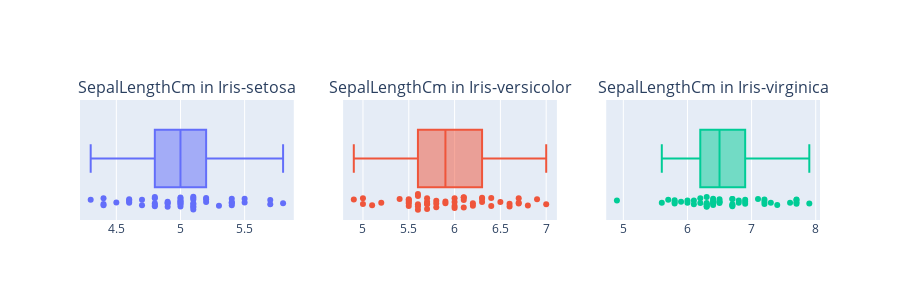

The code cell stored with this chart in its notebook:
### Code cell
# Create subplots
fig = sp.make_subplots(rows=1, cols=3, subplot_titles=("SepalLengthCm in Iris-setosa", "SepalLengthCm in Iris-versicolor", "SepalLengthCm in Iris-virginica"))

# Plot boxplots
for i, df in enumerate([df_setosa, df_versicolor, df_virginica]):
    trace = go.Box(x=df["SepalLengthCm"], boxpoints="all", orientation='h', name='')
    fig.add_trace(trace, row=1, col=i+1)

# Update the layout
fig.update_layout(showlegend=False, height=300, width=900)

# Show the plot
fig.show()

### Figure 1 — Plotly figure (JSON) as saved in the notebook; plotly's stock layout.template omitted (floating-point values rounded to 4 significant figures)
{"data": [{"boxpoints": "all", "name": "", "orientation": "h", "type": "box", "x": [5.1, 4.9, 4.7, 4.6, 5, 5.4, 4.6, 5, 4.4, 4.9, 5.4, 4.8, 4.8, 4.3, 5.8, 5.7, 5.4, 5.1, 5.7, 5.1, 5.4, 5.1, 4.6, 5.1, 4.8, 5, 5, 5.2, 5.2, 4.7, 4.8, 5.4, 5.2, 5.5, 4.9, 5, 5.5, 4.9, 4.4, 5.1, 5, 4.5, 4.4, 5, 5.1, 4.8, 5.1, 4.6, 5.3, 5], "xaxis": "x", "yaxis": "y"}, {"boxpoints": "all", "name": "", "orientation": "h", "type": "box", "x": [7, 6.4, 6.9, 5.5, 6.5, 5.7, 6.3, 4.9, 6.6, 5.2, 5, 5.9, 6, 6.1, 5.6, 6.7, 5.6, 5.8, 6.2, 5.6, 5.9, 6.1, 6.3, 6.1, 6.4, 6.6, 6.8, 6.7, 6, 5.7, 5.5, 5.5, 5.8, 6, 5.4, 6, 6.7, 6.3, 5.6, 5.5, 5.5, 6.1, 5.8, 5, 5.6, 5.7, 5.7, 6.2, 5.1, 5.7], "xaxis": "x2", "yaxis": "y2"}, {"boxpoints": "all", "name": "", "orientation": "h", "type": "box", "x": [6.3, 5.8, 7.1, 6.3, 6.5, 7.6, 4.9, 7.3, 6.7, 7.2, 6.5, 6.4, 6.8, 5.7, 5.8, 6.4, 6.5, 7.7, 7.7, 6, 6.9, 5.6, 7.7, 6.3, 6.7, 7.2, 6.2, 6.1, 6.4, 7.2, 7.4, 7.9, 6.4, 6.3, 6.1, 7.7, 6.3, 6.4, 6, 6.9, 6.7, 6.9, 5.8, 6.8, 6.7, 6.7, 6.3, 6.5, 6.2, 5.9], "xaxis": "x3", "yaxis": "y3"}], "layout": {"annotations": [{"font": {"size": 16}, "showarrow": false, "text": "SepalLengthCm in Iris-setosa", "x": 0.1444, "xanchor": "center", "xref": "paper", "y": 1, "yanchor": "bottom", "yref": "paper"}, {"font": {"size": 16}, "showarrow": false, "text": "SepalLengthCm in Iris-versicolor", "x": 0.5, "xanchor": "center", "xref": "paper", "y": 1, "yanchor": "bottom", "yref": "paper"}, {"font": {"size": 16}, "showarrow": false, "text": "SepalLengthCm in Iris-virginica", "x": 0.8556, "xanchor": "center", "xref": "paper", "y": 1, "yanchor": "bottom", "yref": "paper"}], "height": 300, "showlegend": false, "width": 900, "xaxis": {"anchor": "y", "autorange": true, "domain": [0, 0.2889], "range": [4.217, 5.883], "type": "linear"}, "xaxis2": {"anchor": "y2", "autorange": true, "domain": [0.3556, 0.6444], "range": [4.783, 7.117], "type": "linear"}, "xaxis3": {"anchor": "y3", "autorange": true, "domain": [0.7111, 1], "range": [4.733, 8.067], "type": "linear"}, "yaxis": {"anchor": "x", "autorange": true, "domain": [0, 1], "range": [-0.5256, 0.5], "type": "category"}, "yaxis2": {"anchor": "x2", "autorange": true, "domain": [0, 1], "range": [-0.5256, 0.5], "type": "category"}, "yaxis3": {"anchor": "x3", "autorange": true, "domain": [0, 1], "range": [-0.5256, 0.5], "type": "category"}}}
